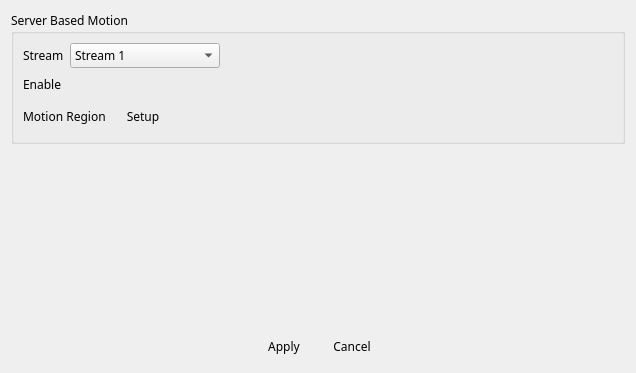
<?xml version="1.0" encoding="UTF-8"?>
<ui version="4.0">
 <class>VSCMotion</class>
 <widget class="QWidget" name="VSCMotion">
  <property name="geometry">
   <rect>
    <x>0</x>
    <y>0</y>
    <width>636</width>
    <height>373</height>
   </rect>
  </property>
  <property name="font">
   <font>
    <family>나눔스퀘어_ac</family>
   </font>
  </property>
  <property name="windowTitle">
   <string>Master Hard Disk Selecting</string>
  </property>
  <property name="windowIcon">
   <iconset>
    <normaloff>:/logo/resources/vscsmall.jpg</normaloff>:/logo/resources/vscsmall.jpg</iconset>
  </property>
  <layout class="QVBoxLayout" name="verticalLayout_2">
   <item>
    <widget class="QGroupBox" name="groupBox">
     <property name="title">
      <string>Server Based Motion</string>
     </property>
     <layout class="QVBoxLayout" name="verticalLayout">
      <item>
       <layout class="QHBoxLayout" name="horizontalLayout_3">
        <item>
         <widget class="QLabel" name="labelName">
          <property name="text">
           <string>Stream</string>
          </property>
          <property name="alignment">
           <set>Qt::AlignLeading|Qt::AlignLeft|Qt::AlignVCenter</set>
          </property>
         </widget>
        </item>
        <item>
         <widget class="QComboBox" name="stream">
          <property name="minimumSize">
           <size>
            <width>150</width>
            <height>0</height>
           </size>
          </property>
          <item>
           <property name="text">
            <string>Stream 1</string>
           </property>
          </item>
          <item>
           <property name="text">
            <string>Stream 2</string>
           </property>
          </item>
         </widget>
        </item>
        <item>
         <spacer name="horizontalSpacer_3">
          <property name="orientation">
           <enum>Qt::Horizontal</enum>
          </property>
          <property name="sizeHint" stdset="0">
           <size>
            <width>40</width>
            <height>20</height>
           </size>
          </property>
         </spacer>
        </item>
       </layout>
      </item>
      <item>
       <layout class="QHBoxLayout" name="horizontalLayout_2">
        <item>
         <widget class="QLabel" name="labelName_3">
          <property name="text">
           <string>Enable</string>
          </property>
          <property name="alignment">
           <set>Qt::AlignLeading|Qt::AlignLeft|Qt::AlignVCenter</set>
          </property>
         </widget>
        </item>
        <item>
         <widget class="SwitchControl" name="enable" native="true">
          <property name="maximumSize">
           <size>
            <width>40</width>
            <height>25</height>
           </size>
          </property>
         </widget>
        </item>
        <item>
         <spacer name="horizontalSpacer_5">
          <property name="orientation">
           <enum>Qt::Horizontal</enum>
          </property>
          <property name="sizeHint" stdset="0">
           <size>
            <width>40</width>
            <height>20</height>
           </size>
          </property>
         </spacer>
        </item>
       </layout>
      </item>
      <item>
       <layout class="QHBoxLayout" name="horizontalLayout_4">
        <item>
         <widget class="QLabel" name="labelName_2">
          <property name="text">
           <string>Motion Region</string>
          </property>
          <property name="alignment">
           <set>Qt::AlignLeading|Qt::AlignLeft|Qt::AlignVCenter</set>
          </property>
         </widget>
        </item>
        <item>
         <widget class="QPushButton" name="setupMot">
          <property name="enabled">
           <bool>true</bool>
          </property>
          <property name="minimumSize">
           <size>
            <width>62</width>
            <height>32</height>
           </size>
          </property>
          <property name="maximumSize">
           <size>
            <width>62</width>
            <height>32</height>
           </size>
          </property>
          <property name="font">
           <font>
            <family>나눔스퀘어_ac</family>
           </font>
          </property>
          <property name="styleSheet">
           <string notr="true">QPushButton { 
background-image: url(:/action/resources/button.png);}
QPushButton:hover {
background-image: url(:/action/resources/buttonhover.png);}
QPushButton:pressed {
background-image: url(:/action/resources/buttonpress.png);}</string>
          </property>
          <property name="text">
           <string>Setup</string>
          </property>
          <property name="iconSize">
           <size>
            <width>0</width>
            <height>0</height>
           </size>
          </property>
          <property name="flat">
           <bool>true</bool>
          </property>
         </widget>
        </item>
        <item>
         <spacer name="horizontalSpacer_4">
          <property name="orientation">
           <enum>Qt::Horizontal</enum>
          </property>
          <property name="sizeHint" stdset="0">
           <size>
            <width>40</width>
            <height>20</height>
           </size>
          </property>
         </spacer>
        </item>
       </layout>
      </item>
     </layout>
    </widget>
   </item>
   <item>
    <spacer name="verticalSpacer">
     <property name="orientation">
      <enum>Qt::Vertical</enum>
     </property>
     <property name="sizeHint" stdset="0">
      <size>
       <width>20</width>
       <height>40</height>
      </size>
     </property>
    </spacer>
   </item>
   <item>
    <layout class="QHBoxLayout" name="horizontalLayout">
     <item>
      <spacer name="horizontalSpacer">
       <property name="orientation">
        <enum>Qt::Horizontal</enum>
       </property>
       <property name="sizeHint" stdset="0">
        <size>
         <width>40</width>
         <height>20</height>
        </size>
       </property>
      </spacer>
     </item>
     <item>
      <widget class="QPushButton" name="pushButtonApply">
       <property name="minimumSize">
        <size>
         <width>62</width>
         <height>32</height>
        </size>
       </property>
       <property name="maximumSize">
        <size>
         <width>62</width>
         <height>32</height>
        </size>
       </property>
       <property name="font">
        <font>
         <family>나눔스퀘어_ac</family>
        </font>
       </property>
       <property name="styleSheet">
        <string notr="true">QPushButton { 
background-image: url(:/action/resources/button.png);}
QPushButton:hover {
background-image: url(:/action/resources/buttonhover.png);}
QPushButton:pressed {
background-image: url(:/action/resources/buttonpress.png);}</string>
       </property>
       <property name="text">
        <string>Apply</string>
       </property>
       <property name="iconSize">
        <size>
         <width>0</width>
         <height>0</height>
        </size>
       </property>
       <property name="flat">
        <bool>true</bool>
       </property>
      </widget>
     </item>
     <item>
      <widget class="QPushButton" name="pushButtonCancel">
       <property name="minimumSize">
        <size>
         <width>62</width>
         <height>32</height>
        </size>
       </property>
       <property name="maximumSize">
        <size>
         <width>62</width>
         <height>32</height>
        </size>
       </property>
       <property name="font">
        <font>
         <family>나눔스퀘어_ac</family>
        </font>
       </property>
       <property name="styleSheet">
        <string notr="true">QPushButton { 
background-image: url(:/action/resources/button.png);}
QPushButton:hover {
background-image: url(:/action/resources/buttonhover.png);}
QPushButton:pressed {
background-image: url(:/action/resources/buttonpress.png);}</string>
       </property>
       <property name="text">
        <string>Cancel</string>
       </property>
       <property name="iconSize">
        <size>
         <width>0</width>
         <height>0</height>
        </size>
       </property>
       <property name="flat">
        <bool>true</bool>
       </property>
      </widget>
     </item>
     <item>
      <spacer name="horizontalSpacer_2">
       <property name="orientation">
        <enum>Qt::Horizontal</enum>
       </property>
       <property name="sizeHint" stdset="0">
        <size>
         <width>40</width>
         <height>20</height>
        </size>
       </property>
      </spacer>
     </item>
    </layout>
   </item>
  </layout>
 </widget>
 <customwidgets>
  <customwidget>
   <class>SwitchControl</class>
   <extends>QWidget</extends>
   <header>common/switchcontrol.h</header>
   <container>1</container>
  </customwidget>
 </customwidgets>
 <resources>
  <include location="../../../main/vscmainwindows.qrc"/>
 </resources>
 <connections/>
</ui>
